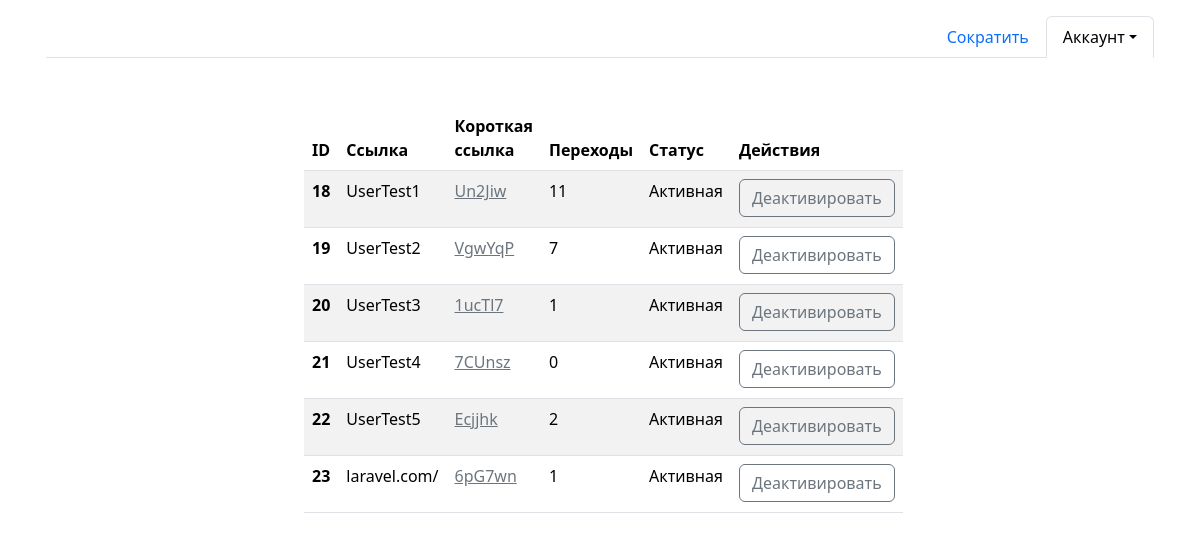
Screenshot of /views/pages/home.php (signed in) with the database file from the repository.
### tables this page shows
CREATE TABLE `links` (
  `id` int NOT NULL,
  `url` text NOT NULL,
  `url_key` text NOT NULL,
  `count` int NOT NULL,
  `action` int NOT NULL,
  `user_id` int DEFAULT NULL
);

### src/app/Services/dbinfo.php (called while the page is built)
<?php
return [
    'host' => 'mysql',
    'dbname' => 'shortener',
    'login' => 'root',
    'password' => 'root',
];

### src/app/Services/DB.php (called while the page is built)
<?php
class DB
{
    private $db;
    public function __construct()
    {
        $dbinfo = require 'dbinfo.php';
        $this->db = new PDO('mysql:host=' . $dbinfo['host'] . ';dbname=' . $dbinfo['dbname'], $dbinfo['login'], $dbinfo['password']);
    }
    public function query($sql, $params = [])
    {
        $stmt = $this->db->prepare($sql);
        if (!empty($params)) {
            foreach ($params as $key => $value) {
                $stmt->bindValue(":$key", $value);
            }
        }
        $stmt->execute();
        return $stmt->fetchAll(PDO::FETCH_ASSOC);
    }
}

### src/app/Services/LinksDB.php (called while the page is built, shortened)
<?php
require_once "app/Services/DB.php";
class LinksDB
{
    public static function getLinksUser($user_id, $db)
    {
        $params = [
            'user_id' => $user_id,
        ];
        $arr = $db->query('SELECT * FROM `links` WHERE user_id = :user_id', $params);
        return $arr;
    }
}

### src/views/pages/home.php (the view, shortened to what this page needs)
<?php
$activMenu = 'login';
require "views/pages/maket/header.php";
require_once "app/Services/DB.php";
require_once "app/Services/LinksDB.php";
$arr = [];
if (isset($_SESSION['user_id'])){
    $db = new DB();
    $arr = LinksDB::getLinksUser($_SESSION['user_id'], $db);
}else{
    echo '<script>window.location.href = "/"</script>';
}
?>
    <div class="row pt-3">
        <div class="col" >
            <div class="container p-3 w-50 mx-auto">
                <div class="row">
                    <table class="table table-striped" style="width: 1000px">
                        <thead>
                        <tr>
                            <th scope="col">ID</th>
                            <th scope="col">Ссылка</th>
                            <th scope="col">Короткая ссылка</th>
                            <th scope="col">Переходы</th>
                            <th scope="col">Статус</th>
                            <th scope="col">Действия</th>
                        </tr>
                        </thead>
                        <tbody>
                        <?php
                        foreach ($arr as $link){?>
                            <tr>
                                <th scope="row"><?= $link['id']?></th>
                                <td><?= $link['url']?></td>
                                <td><a class="link-secondary" href="http:/<?= $link['url_key']?>"><p className="h4" id="valueLink"><?= $link['url_key']?></p></a></td>
                                <td><?= $link['count']?></td>
                                <td id="activeLabel_<?= $link['id']?>"><p><?php if ($link['action'] === 1){echo 'Активная';}else{echo 'НЕ активная';}?></p></td>
                                <td id="linkD_<?= $link['id']?>" style="<?php if ($link['action'] === 0){echo 'display: none';}?>"><div onclick="linkDeactivate(<?= $link['id']?>)" class="btn btn-outline-secondary">Деактивировать</div></td>
                            </tr>
                        <?php }?>
                        </tbody>
                    </table>
                </div>
            </div>
        </div>
    </div>
<?php
require "views/pages/maket/footer.php";

### src/views/pages/maket/header.php (shortened to what this page needs)
<?php
$displayLogout = 'display: none';
if (isset($_SESSION['user_id'])){
    $displayLogout = '';
}
?>
<!doctype html>
<html lang="en">
<head>
    <link href="https://cdn.jsdelivr.net/npm/bootstrap@5.3.3/dist/css/bootstrap.min.css" rel="stylesheet">
</head>
<body>
<div class="container p-3">
    <ul class="nav nav-tabs justify-content-end">
        <li class="nav-item">
            <a class="nav-link <?php if ($activMenu === 'home'){echo 'active';}?>" aria-current="page" href="/">Сократить</a>
        </li>
        <li class="nav-item dropdown" style="<?=$displayLogout?>">
            <a class="nav-link dropdown-toggle <?php if ($activMenu === 'login'){echo 'active';}?>" data-bs-toggle="dropdown" href="" role="button" aria-expanded="false">Аккаунт</a>
        </li>
    </ul>
</div>

### src/views/pages/maket/footer.php (shortened to what this page needs)
</body>
</html>

### rows the page displays
links: id "18", url "UserTest1", url_key "Un2Jiw", count "11", action "Активная"
links: id "19", url "UserTest2", url_key "VgwYqP", count "7", action "Активная"
links: id "20", url "UserTest3", url_key "1ucTl7", count "1", action "Активная"
links: id "21", url "UserTest4", url_key "7CUnsz", count "0", action "Активная"
links: id "22", url "UserTest5", url_key "Ecjjhk", count "2", action "Активная"
links: id "23", url "laravel.com/", url_key "6pG7wn", count "1", action "Активная"
